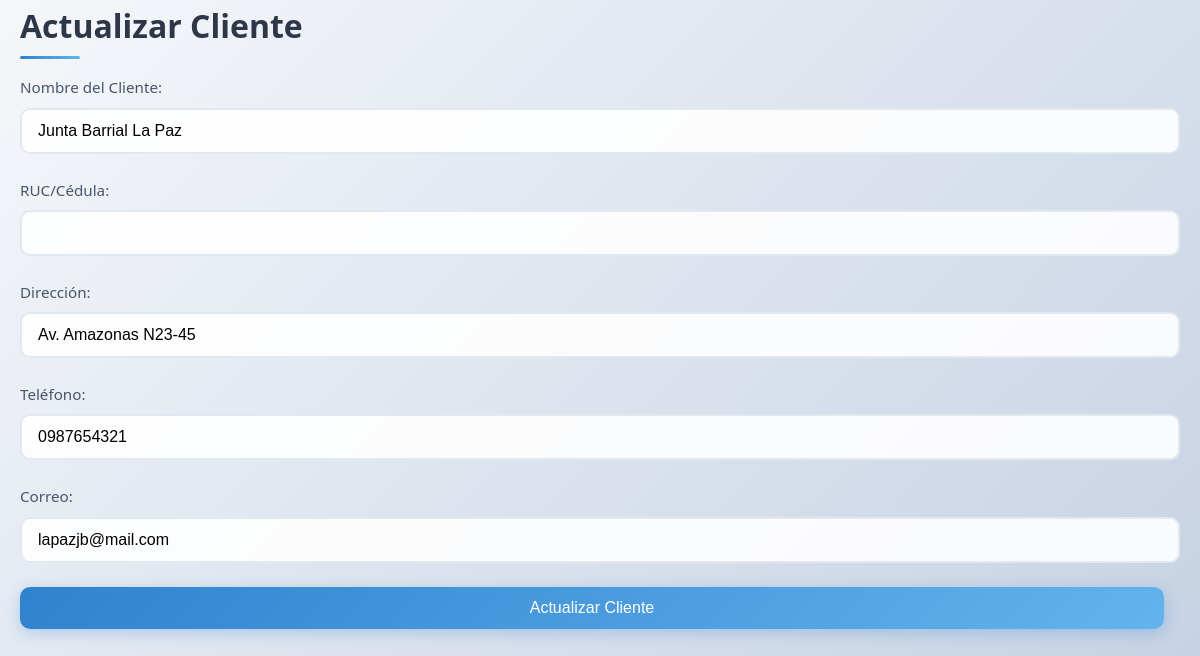
The app's page /clientes_services/U_clientes.php?id=2 (signed in) with its own data.
### tables this page shows
CREATE TABLE clientes (
    id_cliente INT AUTO_INCREMENT PRIMARY KEY,
    nombre_cliente VARCHAR(100) NOT NULL,
    cedula_ruc VARCHAR(20) UNIQUE NOT NULL,
    direccion VARCHAR(150),
    telefono VARCHAR(20),
    correo VARCHAR(100)
);

### clientes_services/U_clientes.php (the view, shortened to what this page needs)
<?php
require_once '../config/db.php';
$id = $_GET['id'] ?? 0;
if ($id) {
    try {
        $sql = "SELECT * FROM clientes WHERE id_cliente = ?";
        $stmt = $pdo->prepare($sql);
        $stmt->execute([$id]);
        $cliente = $stmt->fetch(PDO::FETCH_ASSOC);
    } catch (PDOException $e) {
        echo "Error: " . $e->getMessage();
    }
}
?>
<!DOCTYPE html>
<html lang="es">
<head>
    <link rel="stylesheet" href="../public/style.css">
</head>
<body>
    <div class="container">
        <h2>Actualizar Cliente</h2>
        <?php if ($cliente): ?>
            <form method="POST" id="clienteForm">
                <div class="form-group">
                    <label for="nombre_cliente">Nombre del Cliente:</label>
                    <input type="text" name="nombre_cliente" id="nombre_cliente" value="<?= htmlspecialchars($cliente['nombre_cliente']) ?>" required>
                </div>
                <div class="form-group">
                    <label for="ruc_cedula">RUC/Cédula:</label>
                    <input type="text" name="ruc_cedula" id="ruc_cedula" value="<?= htmlspecialchars($cliente['ruc_cedula']) ?>" required maxlength="13">
                </div>
                <div class="form-group">
                    <label for="direccion">Dirección:</label>
                    <input type="text" name="direccion" id="direccion" value="<?= htmlspecialchars($cliente['direccion']) ?>" required>
                </div>
                <div class="form-group">
                    <label for="telefono">Teléfono:</label>
                    <input type="text" name="telefono" id="telefono" value="<?= htmlspecialchars($cliente['telefono']) ?>" required maxlength="10">
                </div>
                <div class="form-group">
                    <label for="correo">Correo:</label>
                    <input type="email" name="correo" id="correo" value="<?= htmlspecialchars($cliente['correo']) ?>" required>
                </div>
                <div class="form-group">
                    <button type="submit">Actualizar Cliente</button>
                </div>
            </form>
        <?php endif; ?>
    </div>
</body>
</html>

### public/style.css (style rules this page uses)
* { margin: 0; padding: 0; box-sizing: border-box; }
body { font-family: 'Segoe UI', Tahoma, Geneva, Verdana, sans-serif; line-height: 1.6; color: #333; background: linear-gradient(135deg, #f5f7fa 0%, #c3cfe2 100%); min-height: 100vh; }
.container { max-width: 1200px; margin: 0 auto; padding: 0 20px; }
h2 { color: #2d3748; font-size: 2rem; margin-bottom: 1.5rem; font-weight: 600; position: relative; }
h2::after { content: ''; position: absolute; bottom: -8px; left: 0; width: 60px; height: 3px; background: linear-gradient(90deg, #3182ce, #63b3ed); border-radius: 2px; }
.form-group { margin-bottom: 1.5rem; }
label { display: block; margin-bottom: 0.5rem; color: #4a5568; font-weight: 500; font-size: 0.95rem; }
input[type="text"], input[type="password"], input[type="email"], select, textarea { width: 100%; padding: 0.75rem 1rem; border: 2px solid #e2e8f0; border-radius: 10px; font-size: 1rem; transition: all 0.3s ease; background: rgba(255, 255, 255, 0.9); }
button[type="submit"] { display: inline-block; padding: 0.75rem 2rem; background: linear-gradient(135deg, #3182ce 0%, #63b3ed 100%); color: white; text-decoration: none; border: none; border-radius: 10px; font-size: 1rem; font-weight: 500; cursor: pointer; transition: all 0.3s ease; box-shadow: 0 4px 15px rgba(49, 130, 206, 0.3); margin-right: 1rem; }
.form-group:last-child { display: flex; gap: 1rem; align-items: center; flex-wrap: wrap; }
.form-group:last-child button, .form-group:last-child .btn-secondary { flex: 1; min-width: 150px; text-align: center; }

### records on screen
clientes: nombre_cliente "Junta Barrial La Paz", direccion "Av. Amazonas N23-45", telefono "0987654321", correo "lapazjb@mail.com"
